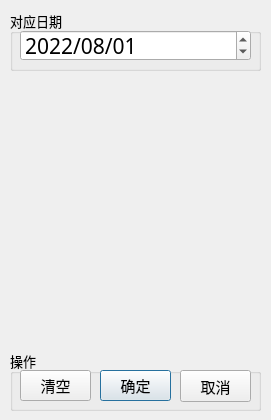
<?xml version="1.0" encoding="UTF-8"?>
<ui version="4.0">
 <class>Dialog</class>
 <widget class="QDialog" name="Dialog">
  <property name="geometry">
   <rect>
    <x>0</x>
    <y>0</y>
    <width>271</width>
    <height>420</height>
   </rect>
  </property>
  <property name="windowTitle">
   <string>新建课表对话框</string>
  </property>
  <widget class="QGroupBox" name="groupBox_3">
   <property name="geometry">
    <rect>
     <x>10</x>
     <y>10</y>
     <width>251</width>
     <height>61</height>
    </rect>
   </property>
   <property name="font">
    <font>
     <family>汉仪文黑-65W</family>
     <pointsize>10</pointsize>
    </font>
   </property>
   <property name="title">
    <string>对应日期</string>
   </property>
   <widget class="QDateEdit" name="dateEdit">
    <property name="geometry">
     <rect>
      <x>10</x>
      <y>20</y>
      <width>231</width>
      <height>31</height>
     </rect>
    </property>
    <property name="font">
     <font>
      <family>Dank Mono</family>
      <pointsize>16</pointsize>
     </font>
    </property>
    <property name="dateTime">
     <datetime>
      <hour>0</hour>
      <minute>0</minute>
      <second>0</second>
      <year>2022</year>
      <month>8</month>
      <day>1</day>
     </datetime>
    </property>
    <property name="displayFormat">
     <string>yyyy/MM/dd</string>
    </property>
    <property name="date">
     <date>
      <year>2022</year>
      <month>8</month>
      <day>1</day>
     </date>
    </property>
   </widget>
  </widget>
  <widget class="QGroupBox" name="groupBox_4">
   <property name="geometry">
    <rect>
     <x>10</x>
     <y>350</y>
     <width>251</width>
     <height>61</height>
    </rect>
   </property>
   <property name="font">
    <font>
     <family>汉仪文黑-65W</family>
     <pointsize>10</pointsize>
    </font>
   </property>
   <property name="title">
    <string>操作</string>
   </property>
   <widget class="QPushButton" name="confirmButton">
    <property name="geometry">
     <rect>
      <x>90</x>
      <y>20</y>
      <width>71</width>
      <height>31</height>
     </rect>
    </property>
    <property name="font">
     <font>
      <family>汉仪文黑-75W</family>
      <pointsize>11</pointsize>
     </font>
    </property>
    <property name="text">
     <string>确定</string>
    </property>
   </widget>
   <widget class="QPushButton" name="cancelButton">
    <property name="geometry">
     <rect>
      <x>170</x>
      <y>20</y>
      <width>71</width>
      <height>32</height>
     </rect>
    </property>
    <property name="font">
     <font>
      <family>汉仪文黑-75W</family>
      <pointsize>11</pointsize>
     </font>
    </property>
    <property name="text">
     <string>取消</string>
    </property>
   </widget>
   <widget class="QPushButton" name="clearButton">
    <property name="geometry">
     <rect>
      <x>10</x>
      <y>20</y>
      <width>71</width>
      <height>31</height>
     </rect>
    </property>
    <property name="font">
     <font>
      <family>汉仪文黑-75W</family>
      <pointsize>11</pointsize>
     </font>
    </property>
    <property name="text">
     <string>清空</string>
    </property>
   </widget>
  </widget>
 </widget>
 <resources/>
 <connections/>
</ui>
